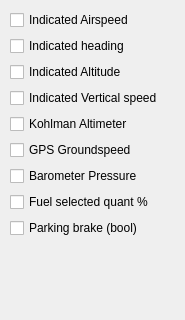
              <widget class="QWidget" name="avionicsTab">
               <attribute name="title">
                <string>Avionics</string>
               </attribute>
               <widget class="QWidget" name="verticalLayoutWidget_3">
                <property name="geometry">
                 <rect>
                  <x>10</x>
                  <y>10</y>
                  <width>166</width>
                  <height>301</height>
                 </rect>
                </property>
                <property name="styleSheet">
                 <string/>
                </property>
                <layout class="QFormLayout" name="formLayout_2">
                 <property name="rowWrapPolicy">
                  <enum>QFormLayout::WrapAllRows</enum>
                 </property>
                 <property name="horizontalSpacing">
                  <number>0</number>
                 </property>
                 <item row="0" column="0">
                  <widget class="QCheckBox" name="cbIndicatedAirspeed">
                   <property name="enabled">
                    <bool>true</bool>
                   </property>
                   <property name="sizePolicy">
                    <sizepolicy hsizetype="Preferred" vsizetype="Preferred">
                     <horstretch>0</horstretch>
                     <verstretch>0</verstretch>
                    </sizepolicy>
                   </property>
                   <property name="styleSheet">
                    <string notr="true"/>
                   </property>
                   <property name="text">
                    <string>Indicated Airspeed</string>
                   </property>
                  </widget>
                 </item>
                 <item row="1" column="0">
                  <widget class="QCheckBox" name="cbIndicatedHeading">
                   <property name="sizePolicy">
                    <sizepolicy hsizetype="Preferred" vsizetype="Preferred">
                     <horstretch>0</horstretch>
                     <verstretch>0</verstretch>
                    </sizepolicy>
                   </property>
                   <property name="styleSheet">
                    <string notr="true"/>
                   </property>
                   <property name="text">
                    <string>Indicated heading</string>
                   </property>
                  </widget>
                 </item>
                 <item row="2" column="0">
                  <widget class="QCheckBox" name="cbIndicatedAltitude">
                   <property name="sizePolicy">
                    <sizepolicy hsizetype="Preferred" vsizetype="Preferred">
                     <horstretch>0</horstretch>
                     <verstretch>0</verstretch>
                    </sizepolicy>
                   </property>
                   <property name="styleSheet">
                    <string notr="true"/>
                   </property>
                   <property name="text">
                    <string>Indicated Altitude</string>
                   </property>
                  </widget>
                 </item>
                 <item row="3" column="0">
                  <widget class="QCheckBox" name="cbIndicatedVerticalSpeed">
                   <property name="enabled">
                    <bool>true</bool>
                   </property>
                   <property name="sizePolicy">
                    <sizepolicy hsizetype="Preferred" vsizetype="Preferred">
                     <horstretch>0</horstretch>
                     <verstretch>0</verstretch>
                    </sizepolicy>
                   </property>
                   <property name="styleSheet">
                    <string notr="true"/>
                   </property>
                   <property name="text">
                    <string>Indicated Vertical speed</string>
                   </property>
                   <property name="checked">
                    <bool>false</bool>
                   </property>
                  </widget>
                 </item>
                 <item row="4" column="0">
                  <widget class="QCheckBox" name="cbKohlman">
                   <property name="sizePolicy">
                    <sizepolicy hsizetype="Preferred" vsizetype="Preferred">
                     <horstretch>0</horstretch>
                     <verstretch>0</verstretch>
                    </sizepolicy>
                   </property>
                   <property name="styleSheet">
                    <string notr="true"/>
                   </property>
                   <property name="text">
                    <string>Kohlman Altimeter</string>
                   </property>
                  </widget>
                 </item>
                 <item row="5" column="0">
                  <widget class="QCheckBox" name="cbGPSGroundspeed">
                   <property name="sizePolicy">
                    <sizepolicy hsizetype="Preferred" vsizetype="Preferred">
                     <horstretch>0</horstretch>
                     <verstretch>0</verstretch>
                    </sizepolicy>
                   </property>
                   <property name="styleSheet">
                    <string notr="true"/>
                   </property>
                   <property name="text">
                    <string>GPS Groundspeed</string>
                   </property>
                  </widget>
                 </item>
                 <item row="6" column="0">
                  <widget class="QCheckBox" name="cbBarometerPressure">
                   <property name="sizePolicy">
                    <sizepolicy hsizetype="Preferred" vsizetype="Preferred">
                     <horstretch>0</horstretch>
                     <verstretch>0</verstretch>
                    </sizepolicy>
                   </property>
                   <property name="styleSheet">
                    <string notr="true"/>
                   </property>
                   <property name="text">
                    <string>Barometer Pressure</string>
                   </property>
                  </widget>
                 </item>
                 <item row="7" column="0">
                  <widget class="QCheckBox" name="cbSelectedQuantityPercent">
                   <property name="sizePolicy">
                    <sizepolicy hsizetype="Preferred" vsizetype="Preferred">
                     <horstretch>0</horstretch>
                     <verstretch>0</verstretch>
                    </sizepolicy>
                   </property>
                   <property name="styleSheet">
                    <string notr="true"/>
                   </property>
                   <property name="text">
                    <string>Fuel selected quant %</string>
                   </property>
                  </widget>
                 </item>
                 <item row="8" column="0">
                  <widget class="QCheckBox" name="cbBrakeParkingIndicator">
                   <property name="text">
                    <string>Parking brake (bool)</string>
                   </property>
                  </widget>
                 </item>
                </layout>
               </widget>
              </widget>
